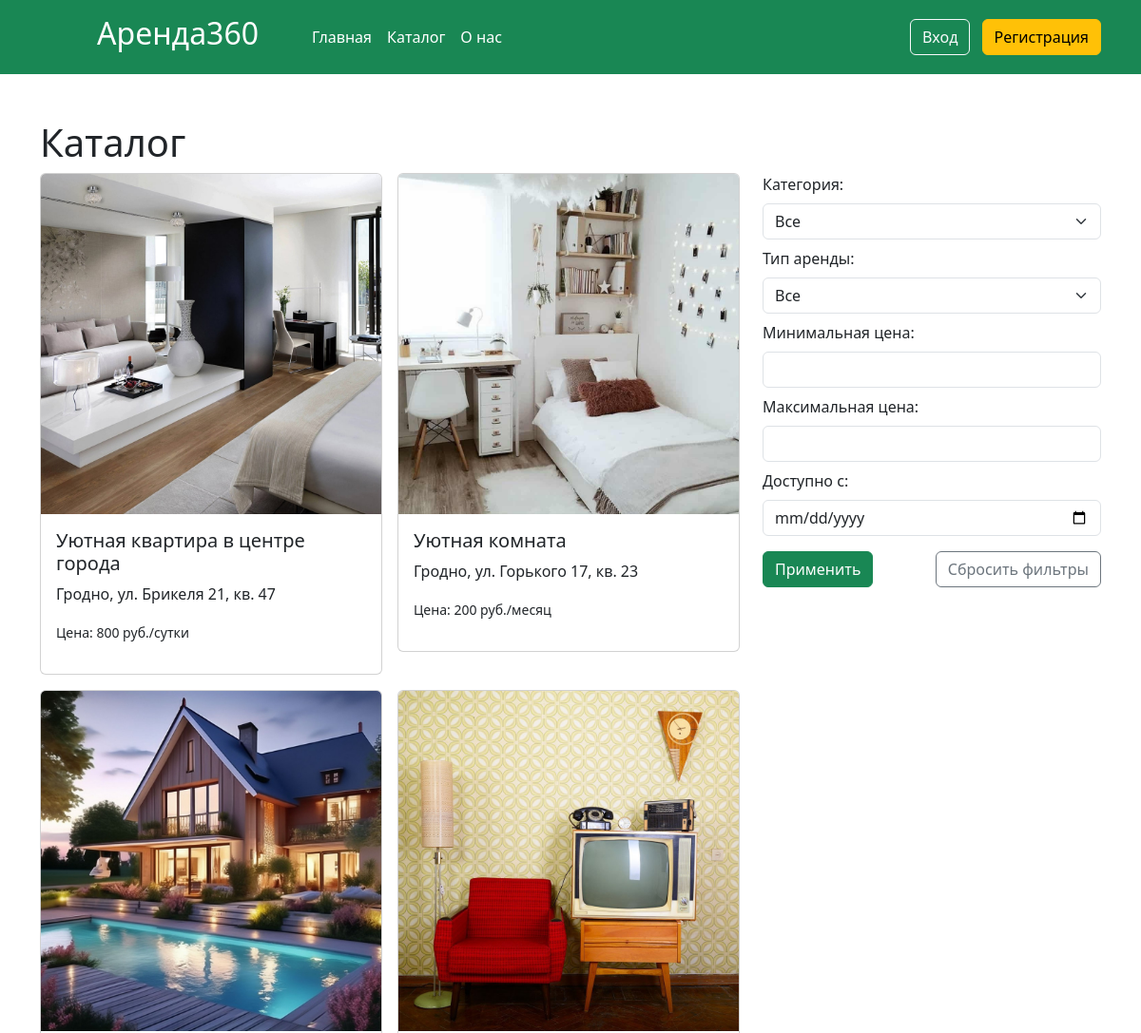
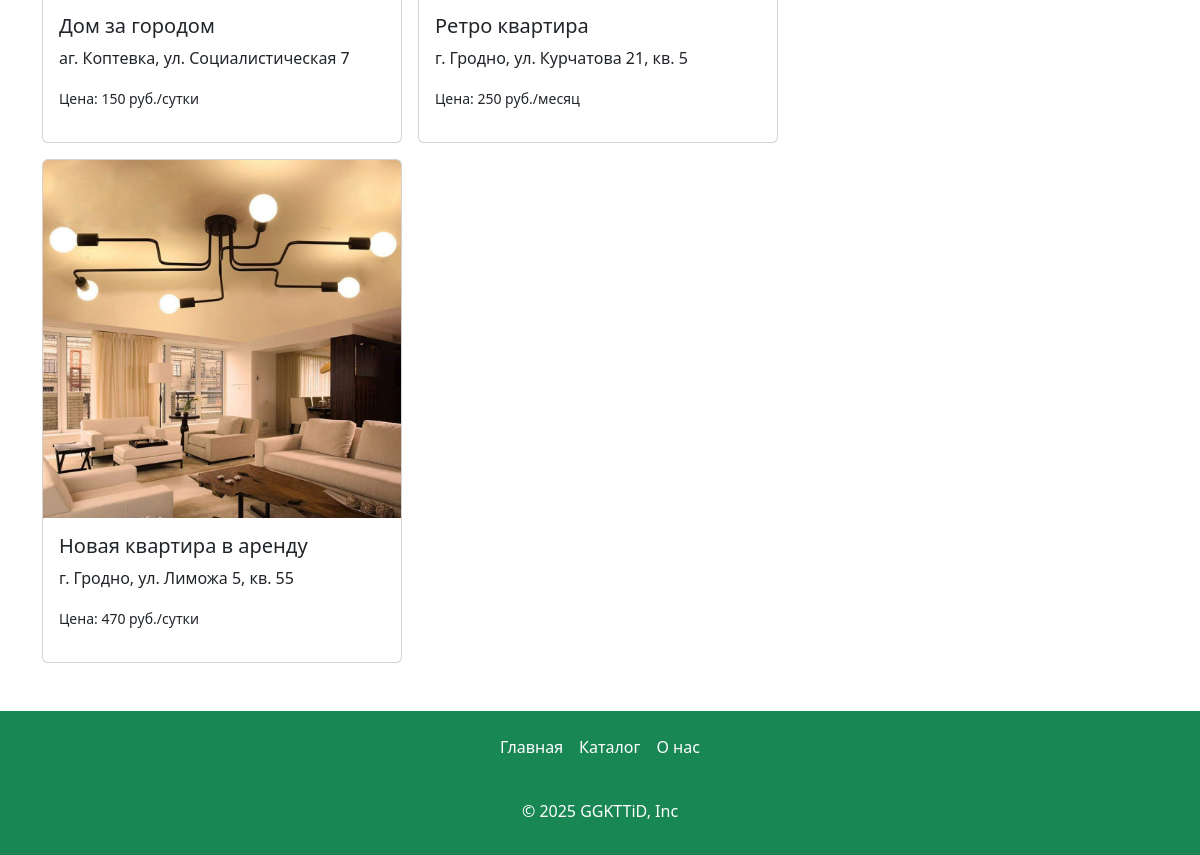
The app's page /catalog, older data (2 pictures, top to bottom).
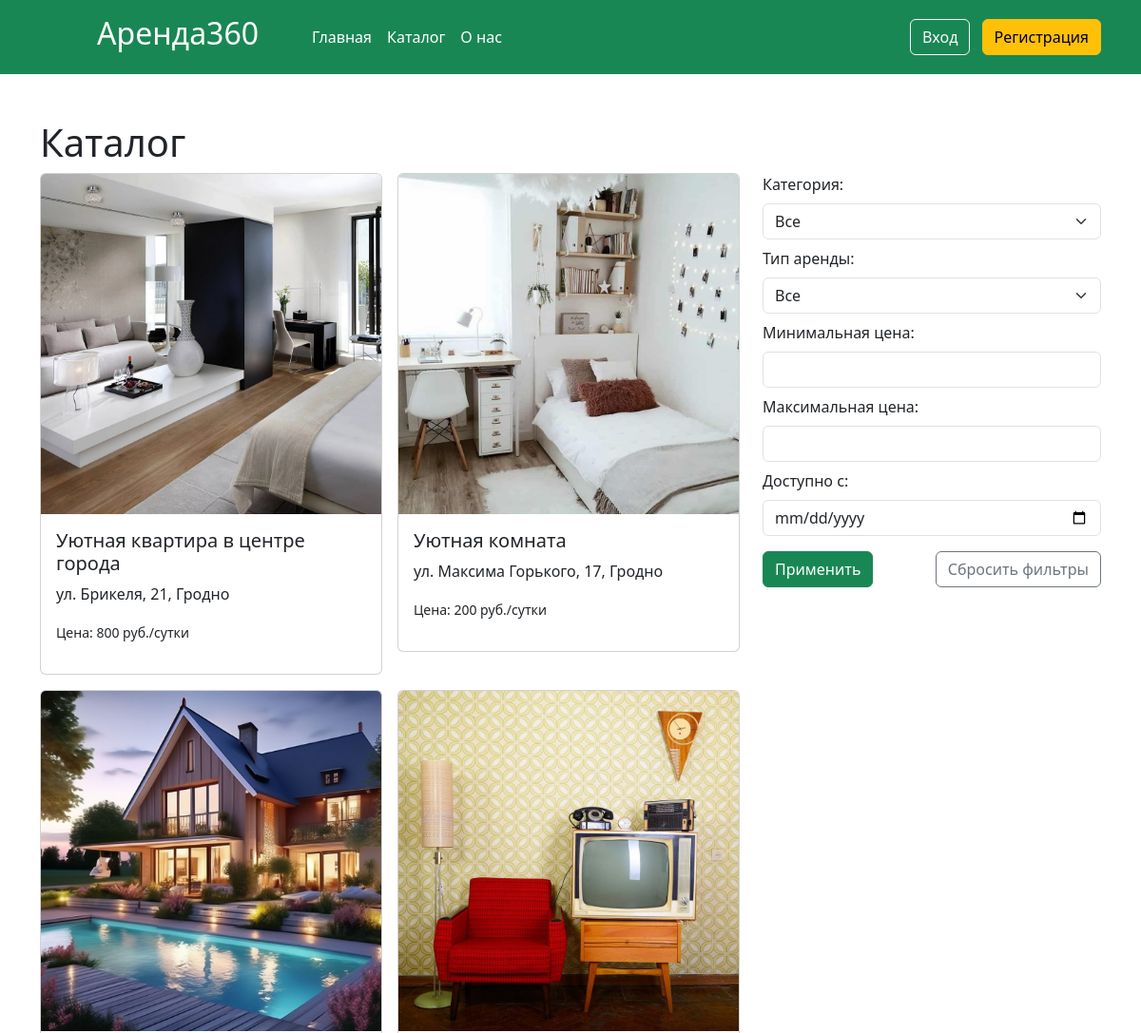
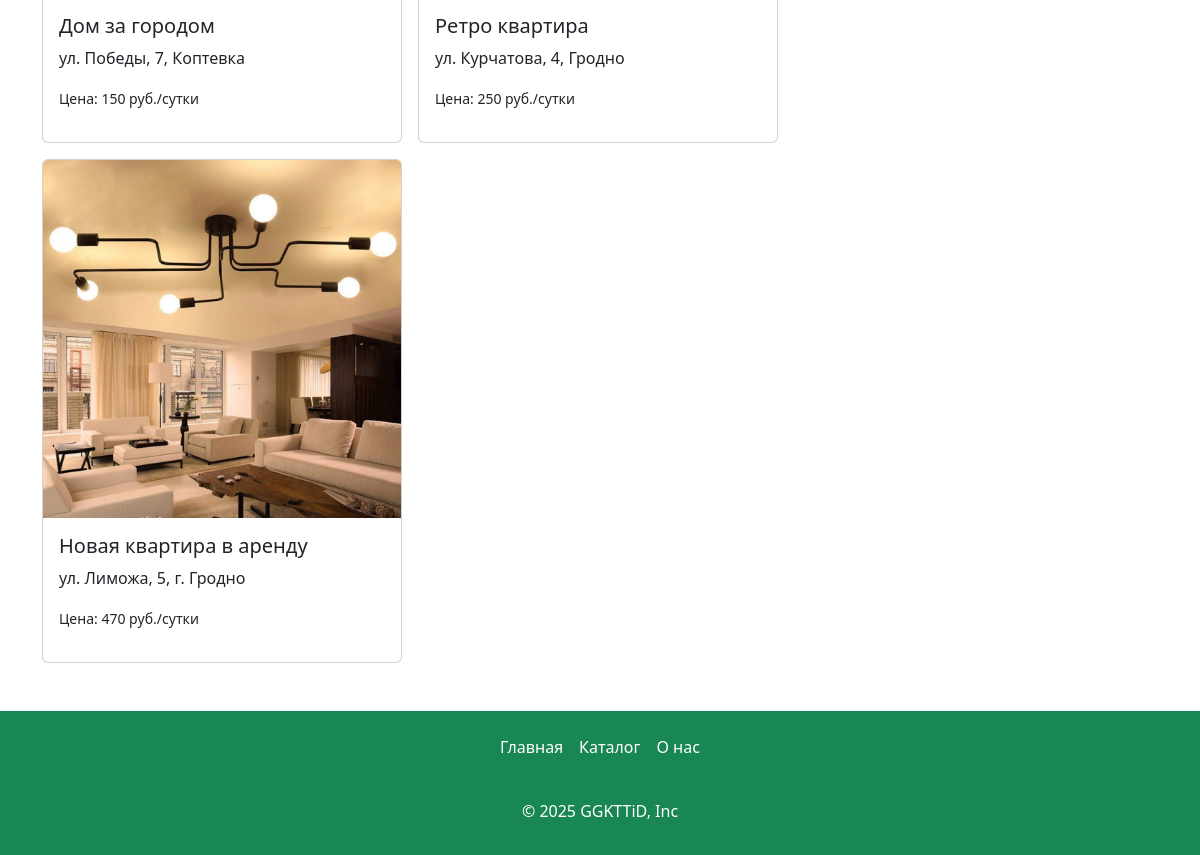
The same page, newer data (2 pictures, top to bottom).
### app.py (models this page shows, shortened)
class Articles(db.Model):
    id = db.Column(db.Integer,primary_key=True)
    title = db.Column(db.String(100))
    text = db.Column(db.Text)
    image_name = db.Column(db.String(100))
    category = db.Column(db.String(100))
    price = db.Column(db.Integer)
    type_app = db.Column(db.String(100))
    address= db.Column(db.String(100))
    count_rooms = db.Column(db.Integer)
    id_user = db.Column(db.Integer, db.ForeignKey('users.id'))
    orders = db.relationship('Orders', backref='article', lazy=True)
    images = db.relationship('Image', backref='article', lazy=True, cascade="all, delete-orphan")

### app.py (the view)
@app.route('/catalog')
def catalog():
    if request.method == 'GET':
        category = request.args.get('category')
        min_price = request.args.get('min_price')
        max_price = request.args.get('max_price')
        type_app = request.args.get('type_app')
        available_date_str = request.args.get('available_date')
        available_date = datetime.strptime(available_date_str, "%Y-%m-%d") if available_date_str else None
        count_rooms = request.args.get('room_type')
        query = Articles.query
        if category:
            query = query.filter(Articles.category == category)
        if min_price:
            query = query.filter(Articles.price >= int(min_price))
        if max_price:
            query = query.filter(Articles.price <= int(max_price))
        if type_app:
            query = query.filter(Articles.type_app == type_app)
        if available_date:
            query = query.filter(~Articles.orders.any(Orders.date == available_date))
        if count_rooms:
            if int(count_rooms) >= 4:
                query = query.filter(Articles.count_rooms >= int(count_rooms))
            else:
                query = query.filter(Articles.count_rooms == int(count_rooms))
        filtered_articles = query.all()
        return render_template("catalog.html",articles=filtered_articles)

### app.py (called while the page is built)
@app.context_processor
def inject_unread_messages():
    if 'name' in session:
        current_user = Users.query.filter_by(email=session['name']).first()
        unread_count = Messages.query.filter_by(recipient_id=current_user.id, is_read=False).count()
        return dict(unread_messages=unread_count)
    return dict(unread_messages=0)

@app.context_processor
def inject_user():
    def get_user_name():
        if 'name' in session:
            return Users.query.filter_by(email=session['name']).first()
    return dict(active_user=get_user_name())

### templates/catalog.html (shortened to what this page needs)
{% extends 'base.html' %}
{% block main %}
  <main>
    <div class="container my-5">
        <h1>Каталог</h1>
      <div class="row">
        <div class="col-md-8">
          <div class="row g-3">
            {%if articles%}
            {%for article in articles%}
            <div class="col-md-6">
              <a href="/card/{{article.id}}" class="card-link">
                <div class="card">
                  <img
                    src="./static/img/upload/{{article.image_name}}"
                    class="card-img-top"
                    alt="{{article.title}}"
                  />
                  <div class="card-body">
                    <h5 class="card-title">{{article.title}}</h5>
                    <p class="font-weight-bold">{{article.address}}</p>
                    <p><small>Цена: {{article.price}} руб./{%if article.type_app=="Посуточная"%}сутки{%else%}месяц{%endif%}</small></p>
                  </div>
                </div>
              </a>
            </div>
            {%endfor%}
            {%else%}
              <p>Ничего не найдено!</p>
            {%endif%}
          </div>
        </div>
        <div class="col-md-4">
          <form method="GET" action="/catalog" class="">
            <label for="category" class="form-label">Категория:</label>
            <select name="category" id="category" class="form-select" onchange="toggleRoomType()">
                <option value="">Все</option>
            </select>
            <label for="type_app" class="form-label mt-2">Тип аренды:</label>
            <select name="type_app" id="type_app" class="form-select">
                <option value="">Все</option>
            </select>
            <label for="min_price" class="form-label mt-2">Минимальная цена:</label>
            <input type="number" class="form-control" name="min_price" id="min_price" value="{{ request.args.get('min_price', '') }}">
            <label for="max_price" class="form-label mt-2">Максимальная цена:</label>
            <input type="number" class="form-control" name="max_price" id="max_price" value="{{ request.args.get('max_price', '') }}">
            <label for="available_date" class="form-label mt-2">Доступно с:</label>
            <input type="date" class="form-control" name="available_date" id="available_date" value="{{ request.args.get('available_date', '') }}">
            <div class="d-flex justify-content-between mt-3">
                <button type="submit" class="btn btn-success">Применить</button>
                <a href="/catalog" class="btn btn-outline-secondary">Сбросить фильтры</a>
            </div>
          </form>
        </div>
      </div>
    </div>
  </main>
{% endblock %}

### templates/base.html (shortened to what this page needs)
<!DOCTYPE html>
<html lang="en">
  <head>
    <link
      href="{{ url_for('static', filename='css/bootstrap.min.css') }}"
      rel="stylesheet"
    />
    <link rel="stylesheet" href="{{ url_for('static', filename='css/style.css') }}" />
    <link rel="stylesheet" href="https://cdn.jsdelivr.net/npm/flatpickr/dist/flatpickr.min.css">
<link
  rel="stylesheet"
  href="https://unpkg.com/leaflet@1.9.4/dist/leaflet.css"
/>
  </head>
  <body>
    <header class="p-3 text-bg-success">
      <div class="container">
        <div
          class="d-flex flex-wrap align-items-center justify-content-center justify-content-lg-start"
        >
          <a
            href="/"
            class="d-flex align-items-center mb-2 mb-lg-0 text-white text-decoration-none"
          >
            <h2>Аренда360</h2>
          </a>
          <ul
            class="nav col-12 col-lg-auto me-lg-auto mx-5 mb-2 justify-content-center mb-md-0"
          >
            <li>
              <a href="/" class="nav-link px-2 text-white">Главная</a>
            </li>
            <li><a href="/catalog" class="nav-link px-2 text-white">Каталог</a></li>
            <li>
              <a href="/about" class="nav-link px-2 text-white">О нас</a>
            </li>
          </ul>
          <div class="text-end">
            {%if 'name' in session and active_user %}
            <a href="/my_chats" class="btn btn-outline-light me-2">Мои чаты <span class="badge bg-danger">{{ unread_messages }}</span></a>
            <a href="/profile" class="btn btn-outline-light me-2">Профиль</a>
            <a href="/logout"  class="btn btn-warning">Выйти</a>
            {% else %}
            <a href="/login" class="btn btn-outline-light me-2">Вход</a>
             <a href="/reg"  class="btn btn-warning">Регистрация</a>
             {%endif%}
          </div>
        </div>
      </div>
    </header>
    {% block main %} {% endblock %}
    <footer class="py-3 text-bg-success">
      <ul class="nav justify-content-center pb-3 mb-3">
        <li class="nav-item">
          <a href="/" class="nav-link px-2 text-white">Главная</a>
        </li>
        <li class="nav-item">
          <a href="/catalog" class="nav-link px-2 text-white">Каталог</a>
        </li>
        <li class="nav-item">
          <a href="/about" class="nav-link px-2 text-white">О нас</a>
        </li>
      </ul>
      <p class="text-center text-body-white">© 2025 GGKTTiD, Inc</p>
    </footer>
  </body>
</html>

### static/css/style.css (style rules this page uses)
html { height: 100%; }
body { display: flex; flex-direction: column; height: 100%; background-color: #ffff; border-radius: 30px; }
main { flex: 1 0 auto; }
footer { flex: 0 0 auto; }
.card-link { text-decoration: none; }
.card { transition: box-shadow 0.3s; }

Row changes from the older to the newer data that the page shows:
changed Articles "Уютная квартира в центре города": address "Гродно, ул. Брикеля 21, кв. 47" → "ул. Брикеля, 21, Гродно"
changed Articles "Уютная комната": address "Гродно, ул. Горького 17, кв. 23" → "ул. Максима Горького, 17, Гродно"; type_app "месяц" → "сутки"
changed Articles "Дом за городом": address "аг. Коптевка, ул. Социалистическая 7" → "ул. Победы, 7, Коптевка"
changed Articles "Ретро квартира": address "г. Гродно, ул. Курчатова 21, кв. 5" → "ул. Курчатова, 4, Гродно"; type_app "месяц" → "сутки"
changed Articles "Новая квартира в аренду": address "г. Гродно, ул. Лиможа 5, кв. 55" → "ул. Лиможа, 5, г. Гродно"
